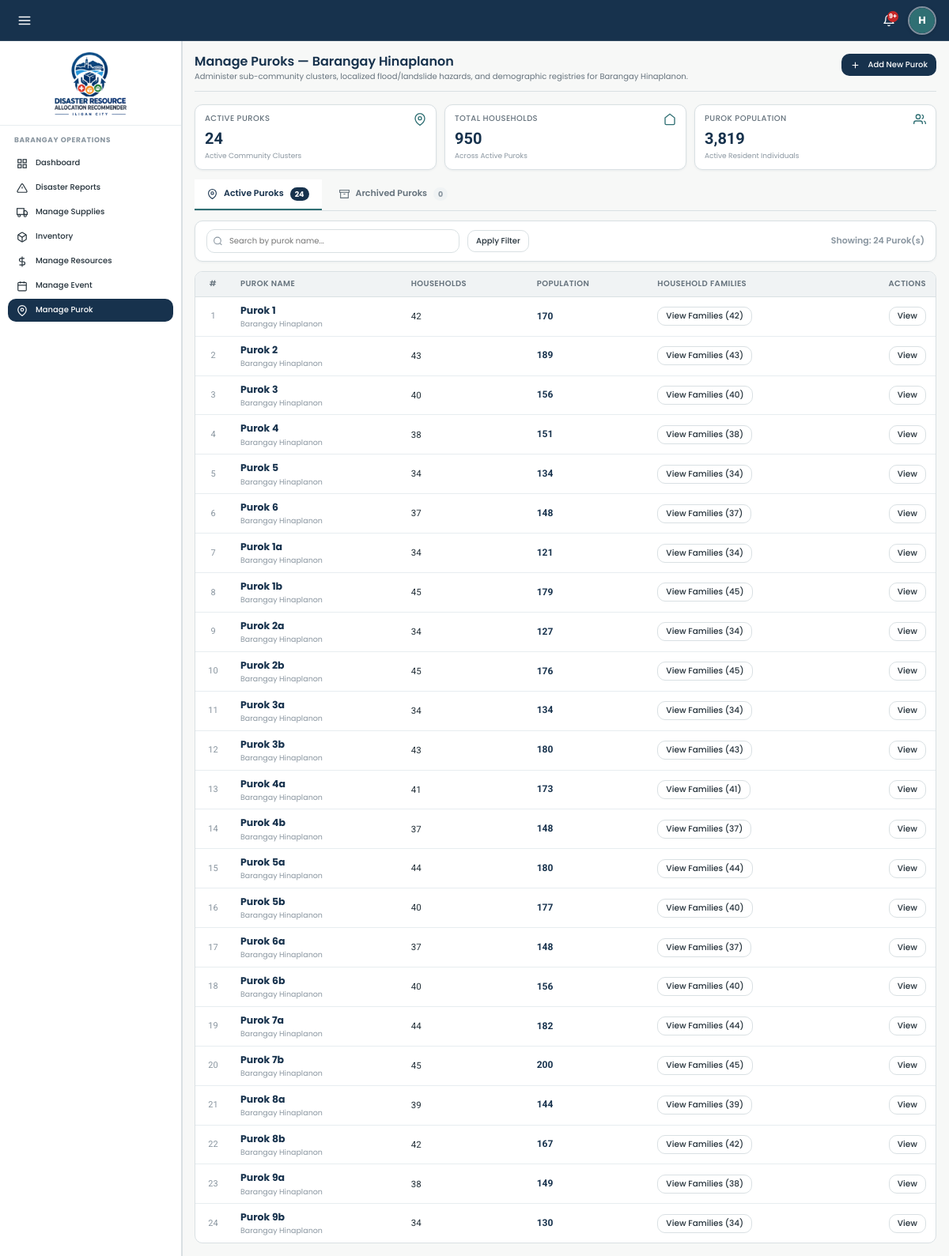
Page /views/barangay/puroks.php (signed in) on the committed database.
### tables this page shows
CREATE TABLE `barangays` (
  `id` int(11) NOT NULL AUTO_INCREMENT,
  `name` varchar(100) NOT NULL,
  `city` varchar(100) DEFAULT 'Iligan City',
  `status` enum('active','archived') NOT NULL DEFAULT 'active',
  `contact_person` varchar(100) DEFAULT NULL,
  `contact_number` varchar(30) DEFAULT NULL,
  `population` int(11) DEFAULT NULL,
  `total_households` int(11) DEFAULT NULL,
  `risk_level` enum('Low','Moderate','High','Critical') DEFAULT NULL,
  `area_radius` int(11) DEFAULT NULL COMMENT 'Geographic coverage and hazard radius of the area in meters',
  `coordinates_lat` decimal(10,6) NOT NULL,
  `coordinates_lng` decimal(10,6) NOT NULL,
  `created_at` datetime DEFAULT current_timestamp(),
  PRIMARY KEY (`id`),
  UNIQUE KEY `name` (`name`)
);

CREATE TABLE `puroks` (
  `id` int(11) NOT NULL AUTO_INCREMENT,
  `barangay_id` int(11) NOT NULL,
  `name` varchar(100) NOT NULL,
  `hazard_types` varchar(255) DEFAULT 'Flood, Strong Winds',
  `risk_level` enum('Low','Moderate','High','Critical') DEFAULT 'Moderate',
  `households` int(11) DEFAULT 0,
  `population` int(11) DEFAULT 0,
  `coordinates_lat` decimal(10,6) NOT NULL,
  `coordinates_lng` decimal(10,6) NOT NULL,
  `status` enum('active','archived') DEFAULT 'active',
  PRIMARY KEY (`id`),
  KEY `barangay_id` (`barangay_id`),
  CONSTRAINT `puroks_ibfk_1` FOREIGN KEY (`barangay_id`) REFERENCES `barangays` (`id`) ON DELETE CASCADE
);

### backend/services/Helpers.php (called while the page is built, shortened)
<?php
if (!function_exists('clean')) {
function clean($str) {
    return htmlspecialchars(trim((string)$str), ENT_QUOTES, 'UTF-8');
}
}

### views/barangay/puroks.php (the view, shortened to what this page needs)
<?php
require_once __DIR__ . '/../../backend/services/Helpers.php';
$user = getCurrentUser();
$barangayId = (int) $user['barangay_id'];
$db = getDBConnection();
$bStmt = $db->prepare("SELECT * FROM barangays WHERE id = ?");
$bStmt->execute([$barangayId]);
$barangay = $bStmt->fetch();
$db->exec("
    CREATE TABLE IF NOT EXISTS purok_cluster_options (
        id INT AUTO_INCREMENT PRIMARY KEY,
        barangay_id INT NULL,
        name VARCHAR(150) NOT NULL,
        created_at DATETIME DEFAULT CURRENT_TIMESTAMP,
        INDEX idx_brgy (barangay_id)
    ) ENGINE=InnoDB DEFAULT CHARSET=utf8mb4 COLLATE=utf8mb4_unicode_ci;
");
$db->exec("
    CREATE TABLE IF NOT EXISTS hazard_type_options (
        id INT AUTO_INCREMENT PRIMARY KEY,
        name VARCHAR(150) NOT NULL UNIQUE,
        created_at DATETIME DEFAULT CURRENT_TIMESTAMP
    ) ENGINE=InnoDB DEFAULT CHARSET=utf8mb4 COLLATE=utf8mb4_unicode_ci;
");
$viewTab = $_GET['tab'] ?? 'active';
$search = trim($_GET['search'] ?? '');
$activeCountStmt = $db->prepare("SELECT COUNT(*) FROM puroks WHERE barangay_id = ? AND (status != 'archived' OR status IS NULL)");
$activeCountStmt->execute([$barangayId]);
$activeCount = (int) $activeCountStmt->fetchColumn();
$archivedCountStmt = $db->prepare("SELECT COUNT(*) FROM puroks WHERE barangay_id = ? AND status = 'archived'");
$archivedCountStmt->execute([$barangayId]);
$archivedCount = (int) $archivedCountStmt->fetchColumn();
$sql = "SELECT p.*,
               (SELECT COUNT(*) FROM purok_households ph WHERE ph.barangay_id = p.barangay_id AND (ph.purok_name = p.name OR ph.purok_id = p.id) AND ph.status = 'active') AS dynamic_households_count,
               (SELECT COALESCE(SUM(ph.total_members), 0) FROM purok_households ph WHERE ph.barangay_id = p.barangay_id AND (ph.purok_name = p.name OR ph.purok_id = p.id) AND ph.status = 'active') AS dynamic_population_count
        FROM puroks p
        WHERE p.barangay_id = ?";
$params = [$barangayId];
if ($viewTab === 'archived') {
  $sql .= " AND p.status = 'archived'";
} else {
  $sql .= " AND (p.status != 'archived' OR p.status IS NULL)";
}
$sql .= " ORDER BY p.name ASC";
$stmt = $db->prepare($sql);
$stmt->execute($params);
$puroks = $stmt->fetchAll(PDO::FETCH_ASSOC);
$metricsStmt = $db->prepare("
    SELECT
        COUNT(*) as total_puroks,
        (SELECT COUNT(*) FROM purok_households ph WHERE ph.barangay_id = ? AND ph.status = 'active') as total_households,
        (SELECT COALESCE(SUM(ph.total_members), 0) FROM purok_households ph WHERE ph.barangay_id = ? AND ph.status = 'active') as total_population
    FROM puroks
    WHERE barangay_id = ? AND (status != 'archived' OR status IS NULL)
");
$metricsStmt->execute([$barangayId, $barangayId, $barangayId]);
$metrics = $metricsStmt->fetch(PDO::FETCH_ASSOC);
$totalPuroks = (int) ($metrics['total_puroks'] ?? 0);
$totalHouseholds = (int) ($metrics['total_households'] ?? 0);
$totalPopulation = (int) ($metrics['total_population'] ?? 0);
require_once __DIR__ . '/../layouts/header.php';
?>
<link rel="stylesheet" href="https://unpkg.com/leaflet@1.9.4/dist/leaflet.css"
 />
<div class="page-header">
  <div class="page-header-title-wrap">
    <h1>Manage Puroks — Barangay <?= clean($barangay['name'] ?? '') ?></h1>
    <p class="page-header-desc">
      Administer sub-community clusters, localized flood/landslide hazards, and demographic registries for Barangay
      <?= clean($barangay['name']) ?>.
    </p>
  </div>
  <div class="page-header-actions">
    <button class="btn btn-primary" onclick="openCreatePurokModal()">
      <svg width="13" height="13" viewBox="0 0 24 24" fill="none" stroke="currentColor" stroke-width="2"
        style="margin-right:4px;">
        <line x1="12" y1="5" x2="12" y2="19"></line>
        <line x1="5" y1="12" x2="19" y2="12"></line>
      </svg>
      Add New Purok
    </button>
  </div>
</div>
<div class="metrics-grid"
  style="grid-template-columns: repeat(auto-fit, minmax(200px, 1fr)); margin-bottom: var(--space-4);">
  <div class="metric-card">
    <div class="metric-header">
      <span class="metric-label">Active Puroks</span>
      <svg class="metric-icon" viewBox="0 0 24 24" fill="none" stroke="currentColor" stroke-width="2">
        <path d="M21 10c0 7-9 13-9 13s-9-6-9-13a9 9 0 0 1 18 0z"></path>
        <circle cx="12" cy="10" r="3"></circle>
      </svg>
    </div>
    <div class="metric-value"><?= number_format($totalPuroks) ?></div>
    <div class="metric-meta">Active Community Clusters</div>
  </div>
  <div class="metric-card">
    <div class="metric-header">
      <span class="metric-label">Total Households</span>
      <svg class="metric-icon" viewBox="0 0 24 24" fill="none" stroke="currentColor" stroke-width="2">
        <path d="M3 9l9-7 9 7v11a2 2 0 0 1-2 2H5a2 2 0 0 1-2-2z"></path>
      </svg>
    </div>
    <div class="metric-value" id="topMetricTotalHouseholds"><?= number_format($totalHouseholds) ?></div>
    <div class="metric-meta">Across Active Puroks</div>
  </div>
  <div class="metric-card">
    <div class="metric-header">
      <span class="metric-label">Purok Population</span>
      <svg class="metric-icon" viewBox="0 0 24 24" fill="none" stroke="currentColor" stroke-width="2">
        <path d="M17 21v-2a4 4 0 0 0-4-4H5a4 4 0 0 0-4 4v2"></path>
        <circle cx="9" cy="7" r="4"></circle>
        <path d="M23 21v-2a4 4 0 0 0-3-3.87"></path>
        <path d="M16 3.13a4 4 0 0 1 0 7.75"></path>
      </svg>
    </div>
    <div class="metric-value" id="topMetricTotalPopulation"><?= number_format($totalPopulation) ?></div>
    <div class="metric-meta">Active Resident Individuals</div>
  </div>
</div>
  <div class="nav-tabs">
    <a href="?tab=active" class="nav-tab-item <?= $viewTab === 'active' ? 'active' : '' ?>">
      <svg width="13" height="13" viewBox="0 0 24 24" fill="none" stroke="currentColor" stroke-width="2">
        <path d="M21 10c0 7-9 13-9 13s-9-6-9-13a9 9 0 0 1 18 0z"></path>
        <circle cx="12" cy="10" r="3"></circle>
      </svg>
      Active Puroks
      <span class="nav-tab-badge"><?= $activeCount ?></span>
    </a>
    <a href="?tab=archived" class="nav-tab-item <?= $viewTab === 'archived' ? 'active' : '' ?>">
      <svg width="13" height="13" viewBox="0 0 24 24" fill="none" stroke="currentColor" stroke-width="2">
        <polyline points="21 8 21 21 3 21 3 8"></polyline>
        <rect x="1" y="3" width="22" height="5"></rect>
        <line x1="10" y1="12" x2="14" y2="12"></line>
      </svg>
      Archived Puroks
      <span class="nav-tab-badge"><?= $archivedCount ?></span>
    </a>
  </div>
  <div class="card" style="margin-bottom: var(--space-4);">
    <div class="card-body" style="padding: 10px 14px;">
      <form method="GET" action="<?= BASE_URL ?>/views/barangay/puroks.php"
        style="display:flex;gap:10px;align-items:center;flex-wrap:wrap;margin-bottom:0;">
        <div class="search-input-wrap" style="min-width:240px;flex:1;max-width:320px;">
          <svg class="search-icon" viewBox="0 0 24 24" fill="none" stroke="currentColor" stroke-width="2">
            <circle cx="11" cy="11" r="8"></circle>
            <line x1="21" y1="21" x2="16.65" y2="16.65"></line>
          </svg>
          <input type="text" name="search" class="form-control" placeholder="Search by purok name..."
            value="<?= clean($search) ?>">
        </div>
        <button type="submit" class="btn btn-outline">Apply Filter</button>
        <div style="margin-left:auto;font-size:11px;color:var(--color-text-muted);font-weight:600;">
          Showing: <?= count($puroks) ?> <?= $viewTab === 'archived' ? 'Archived ' : '' ?>Purok(s)
        </div>
      </form>
    </div>
  </div>
  <div class="table-responsive">
    <table class="data-table">
      <thead>
        <tr>
          <th style="width:45px;text-align:center;">#</th>
          <th>Purok Name</th>
          <th>Households</th>
          <th>Population</th>
          <th>Household Families</th>
          <th style="text-align:right;width:120px;">Actions</th>
        </tr>
      </thead>
      <tbody>
        <?php if (empty($puroks)): ?>
          <tr>
            <td colspan="<?= $viewTab === 'archived' ? '7' : '6' ?>"
              style="text-align:center;padding:36px;color:var(--color-text-muted);">
              No purok records found in <?= $viewTab === 'archived' ? 'Archived' : 'Active' ?> registry matching your filter
              criteria.
            </td>
          </tr>
        <?php else: ?>
          <?php foreach ($puroks as $idx => $p): ?>
            <tr>
              <td style="text-align:center;color:var(--color-text-muted);font-size:11px;font-family:var(--font-secondary);">
                <?= $idx + 1 ?>
              </td>
              <td>
                <a href="javascript:void(0)" onclick="viewPurokDetails(<?= htmlspecialchars(json_encode($p)) ?>)"
                  class="table-user-link">
                  <div style="font-weight:700;color:var(--color-primary);font-size:12.5px;"><?= clean($p['name']) ?></div>
                  <div style="font-size:9.5px;color:var(--color-text-muted);margin-top:1px;">Barangay
                    <?= clean($barangay['name']) ?>
                  </div>
                </a>
              </td>
              <td style="font-family:var(--font-secondary);font-size:11.5px;" id="purok_households_val_<?= (int)$p['id'] ?>">
                <?= number_format((int)($p['dynamic_households_count'] ?? $p['households'])) ?>
              </td>
              <td style="font-family:var(--font-secondary);font-weight:700;font-size:12px;color:var(--color-primary);" id="purok_population_val_<?= (int)$p['id'] ?>">
                <?= number_format((int)($p['dynamic_population_count'] ?? $p['population'])) ?>
              </td>
              <td>
                <button type="button" class="btn btn-outline btn-sm" style="padding:3px 10px;font-size:10.5px;"
                  id="purok_families_btn_<?= (int)$p['id'] ?>"
                  onclick="openPurokHouseholdsModal(<?= (int)$p['id'] ?>, '<?= addslashes(clean($p['name'])) ?>')"
                  title="View Household Families">
                  View Families (<?= (int)($p['dynamic_households_count'] ?? 0) ?>)
                </button>
              </td>
              <td style="text-align:right;">
                <div style="display:inline-flex;gap:4px;justify-content:flex-end;">
                  <button type="button" class="btn btn-outline btn-sm" style="padding:3px 10px;font-size:10.5px;"
                    onclick="viewPurokDetails(<?= htmlspecialchars(json_encode($p)) ?>)" title="View Purok Details">
                    View
                  </button>
                </div>
              </td>
            </tr>
          <?php endforeach; ?>
        <?php endif; ?>
      </tbody>
    </table>
  </div>
<?php require_once __DIR__ . '/../layouts/footer.php'; ?>

### rows in the picture
barangays: name "Hinaplanon"
puroks: name "Purok 1", barangay.name "Hinaplanon", dynamic_households_count "42", dynamic_population_count "170"
puroks: name "Purok 2", barangay.name "Hinaplanon", dynamic_households_count "43", dynamic_population_count "189"
puroks: name "Purok 3", barangay.name "Hinaplanon", dynamic_households_count "40", dynamic_population_count "156"
puroks: name "Purok 4", barangay.name "Hinaplanon", dynamic_households_count "38", dynamic_population_count "151"
puroks: name "Purok 5", barangay.name "Hinaplanon", dynamic_households_count "34", dynamic_population_count "134"
puroks: name "Purok 6", barangay.name "Hinaplanon", dynamic_households_count "37", dynamic_population_count "148"
puroks: name "Purok 1a", barangay.name "Hinaplanon", dynamic_households_count "34", dynamic_population_count "121"
puroks: name "Purok 1b", barangay.name "Hinaplanon", dynamic_households_count "45", dynamic_population_count "179"
puroks: name "Purok 2a", barangay.name "Hinaplanon", dynamic_households_count "34", dynamic_population_count "127"
puroks: name "Purok 2b", barangay.name "Hinaplanon", dynamic_households_count "45", dynamic_population_count "176"
puroks: name "Purok 3a", barangay.name "Hinaplanon", dynamic_households_count "34", dynamic_population_count "134"
puroks: name "Purok 3b", barangay.name "Hinaplanon", dynamic_households_count "43", dynamic_population_count "180"
puroks: name "Purok 4a", barangay.name "Hinaplanon", dynamic_households_count "41", dynamic_population_count "173"
puroks: name "Purok 4b", barangay.name "Hinaplanon", dynamic_households_count "37", dynamic_population_count "148"
puroks: name "Purok 5a", barangay.name "Hinaplanon", dynamic_households_count "44", dynamic_population_count "180"
puroks: name "Purok 5b", barangay.name "Hinaplanon", dynamic_households_count "40", dynamic_population_count "177"
puroks: name "Purok 6a", barangay.name "Hinaplanon", dynamic_households_count "37", dynamic_population_count "148"
puroks: name "Purok 6b", barangay.name "Hinaplanon", dynamic_households_count "40", dynamic_population_count "156"
puroks: name "Purok 7a", barangay.name "Hinaplanon", dynamic_households_count "44", dynamic_population_count "182"
puroks: name "Purok 7b", barangay.name "Hinaplanon", dynamic_households_count "45", dynamic_population_count "200"
puroks: name "Purok 8a", barangay.name "Hinaplanon", dynamic_households_count "39", dynamic_population_count "144"
puroks: name "Purok 8b", barangay.name "Hinaplanon", dynamic_households_count "42", dynamic_population_count "167"
puroks: name "Purok 9a", barangay.name "Hinaplanon", dynamic_households_count "38", dynamic_population_count "149"
puroks: name "Purok 9b", barangay.name "Hinaplanon", dynamic_households_count "34", dynamic_population_count "130"

### other values in the picture
$totalPuroks "24"
$totalHouseholds "950"
$totalPopulation "3,819"
$activeCount "24"
$archivedCount "0"
count($puroks) "24"
